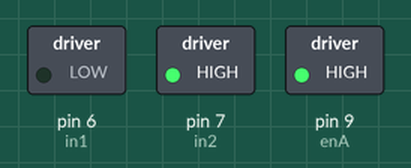
This sketch was run on a simulated Arduino Uno, built with avr-gcc and run on an emulated ATmega328P. On the bench: switched loads named in the sketch (green lamp = pin HIGH).

Above: at 0.1 s.
Timing chart, 0 to 1.6 s (numbered marks = the images above):
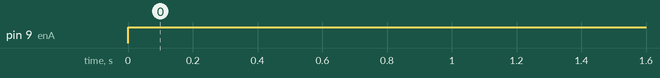

The sketch:

motor.ino
```cpp
/*  Arduino DC Motor Control - PWM | H-Bridge | L298N  -  Example 01
    by Dejan Nedelkovski, www.HowToMechatronics.com
*/
#define enA 9
#define in1 6
#define in2 7
#define button 4

int rotDirection = 0;
int pressed = false;
void setup() {
  pinMode(enA, OUTPUT);
  pinMode(in1, OUTPUT);
  pinMode(in2, OUTPUT);

  // Set initial rotation direction
  digitalWrite(in1, LOW);
  digitalWrite(in2, HIGH);
}
void loop() {
  int pwmOutput = 255;
  analogWrite(enA, pwmOutput); // Send PWM signal to L298N Enable pin

    digitalWrite(in1, LOW);
    digitalWrite(in2, HIGH);
    rotDirection = 0;
    delay(20);
  }
```

Measured:
- by itself, pin 9 (enA): LOW → HIGH at 0.00 s
